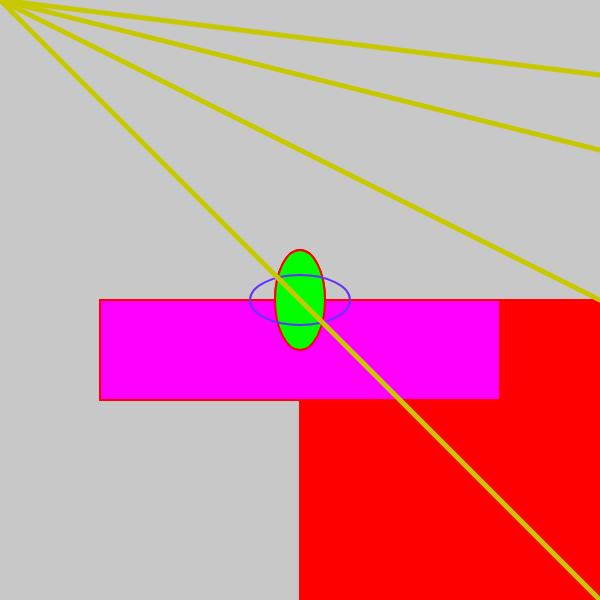
Frame 1 (no input)
Frame 60 (no input): identical to frame 1, image omitted
Frame 120 (the mouse pressed at the canvas centre since frame 60): identical to frame 1, image omitted

The p5.js sketch that drew this single still picture (run headless with seeded random() and noise() and a simulated clock; from frame 60 on, the mouse is pressed at the canvas centre):

// p5.js sketch
// ── sketch.js


// this is VARIABLE, it stores a value
// in this case 200
var x = 200;

function setup() {

    // create canvas goes in setup
    // and there is only one canvas
    createCanvas( 600, 600 );

    console.log( x );

    x = x + 100;

    console.log( x );

    // background(45);
    //
    // // green ellipse
    // fill( 0, 255, 0);
    // ellipse( 300, 300, 50, 100 );
    //
    // // 1st is the red square
    // fill( 255, 0, 0 );
    // // xpos, ypos, xsize, ysize
    // rect( 200, 200, 200, 200 );
    //
    // // then is the purple square
    // fill( 255, 0, 255);
    // rect( 100, 200, 300, 100);
    //
    // // green ellipse
    // fill( 0, 255, 0);
    // ellipse( 300, 300, 50, 100 );
    //
    // stroke( 100, 50, 255 );
    // noFill();
    // ellipse( 300, 300, 100, 50 );

}

function draw() {

    background(200);

    //console.log( frameCount ) ;

    stroke( 255, 0, 0 );
    strokeWeight( 2 );
    // green ellipse
    fill( 0, 255, 0);
    ellipse( 300, 300, 50, 100 );

    // 1st is the red square
    fill( 255, 0, 0 );
    // xpos, ypos, xsize, ysize
    rect( x, x, x, x );

    // then is the purple square
    fill( 255, 0, 255);
    rect( 100, x, x+100, 100);

    // green ellipse
    fill( 0, 255, 0);
    ellipse( 300, 300, 50, 100 );

    stroke( 100, 50, 255 );
    noFill();
    ellipse( 300, 300, 100, 50 );

    // you need a start point and an end point
    stroke( 200, 200, 0 );
    strokeWeight( 5 );
    line( 0, 0, width, height );
    line( 0, 0, width, height/2 );
    line( 0, 0, width, height/4 );
    line( 0, 0, width, height/8);
}

// __Some Simple P5 functions__
//
// `createCanvas( w, h )`
//
// `background( r, g, b )`
//
// `line( x1, y1, x2, y2 )`
//
// `rect( x1, y1, w, h )`
//
// `ellipse( x1, y1, w, h )`
//
// `triangle(x1, y1, x2, y2, x3, y3)`
//
// `stroke( r, g, b )`
//
// `strokeWeight( weight )`
//
// `fill()`
//
// `noFill()`
//
// these get put inside of other functions above, as replacements for the letters
//
// `random( max )`
//
// `second()`
//
// `frameCount`
//
// ```javascript
// +.
// -,
// *.
// /,
// %
// =
// ===
// ```
